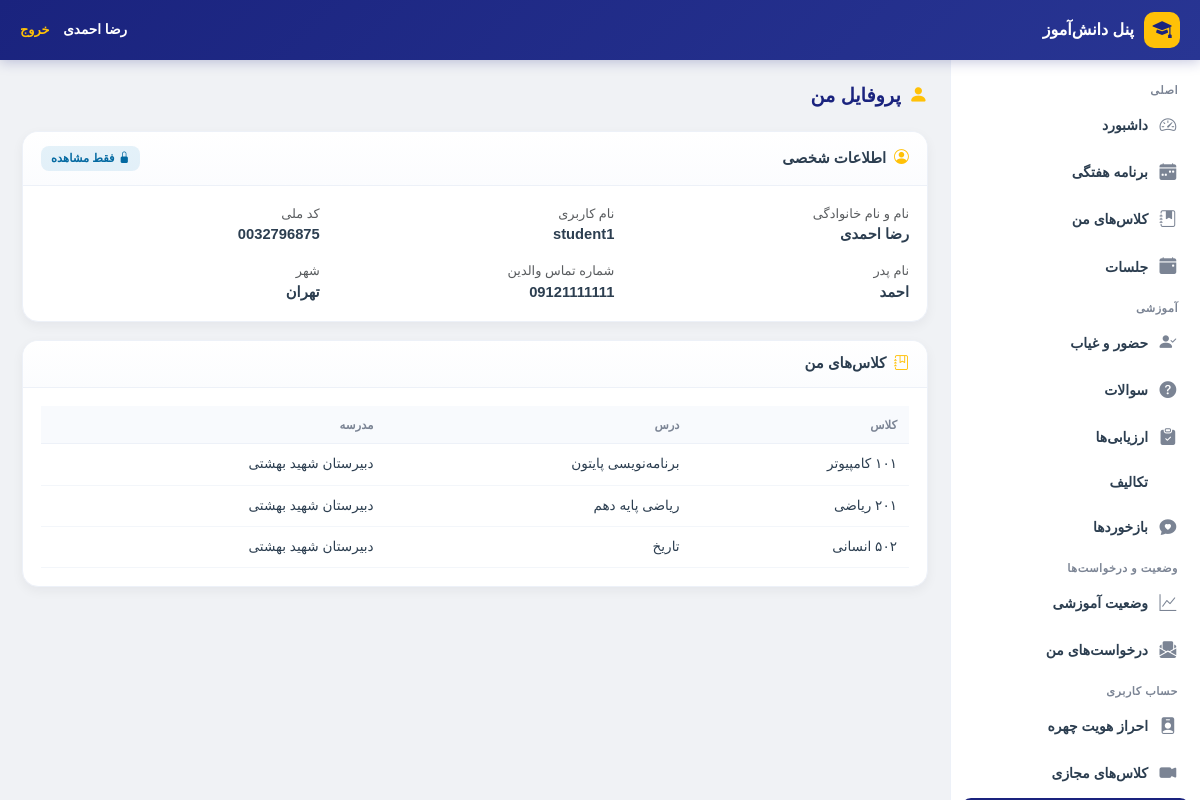
Screenshot of /student/profile/ (signed in) with the database file from the repository.
### accounts/models.py (models this page shows, shortened)
class User(AbstractUser):
    ROLE_CHOICES = (
        ('student', 'دانش آموز'),
        ('teacher', 'معلم'),
        ('assistant', 'معاون'),
        ('principal', 'مدیر مدرسه'),
        ('district_admin', 'مسئول منطقه'),
        ('county_admin', 'مسئول شهرستان'),
        ('province_admin', 'مسئول استان'),
        ('country_admin', 'مسئول کشور'),
    )
    role = models.CharField(max_length=20, choices=ROLE_CHOICES, default='student')
    national_id = models.CharField(
        max_length=10, unique=True, null=True, blank=True,
        verbose_name="کد ملی"
    )
    province = models.ForeignKey(
        'national.Province',
        on_delete=models.SET_NULL,
        null=True, blank=True,
        related_name='admin_users',
        verbose_name="استان اختصاصی (برای مسئول استانی)"
    )
    district = models.ForeignKey(
        'national.District',
        on_delete=models.SET_NULL,
        null=True, blank=True,
        related_name='admin_users',
        verbose_name="منطقه اختصاصی (برای مسئول منطقه)"
    )
    class Meta:
        verbose_name = "کاربر"
        verbose_name_plural = "کاربران"

class StudentProfile(models.Model):
    user = models.OneToOneField(
        User,
        on_delete=models.CASCADE,
        related_name='profile',
        verbose_name="دانش‌آموز"
    )
    father_name = models.CharField(max_length=100, blank=True, verbose_name="نام پدر")
    mother_name = models.CharField(max_length=100, blank=True, verbose_name="نام مادر")
    parent_phone = models.CharField(
        max_length=15,
        blank=True,
        verbose_name="شماره تماس والدین"
    )
    parent_phone_2 = models.CharField(
        max_length=15,
        blank=True,
        verbose_name="شماره تماس اضطراری"
    )
    phone = models.CharField(max_length=15, blank=True, verbose_name="شماره موبایل دانش‌آموز")
    address = models.TextField(blank=True, verbose_name="آدرس منزل")
    city = models.CharField(max_length=50, blank=True, verbose_name="شهر")
    postal_code = models.CharField(max_length=10, blank=True, verbose_name="کد پستی")
    blood_type = models.CharField(
        max_length=5,
        blank=True,
        verbose_name="گروه خونی"
    )
    medical_conditions = models.TextField(
        blank=True,
        verbose_name="بیماری‌های خاص/حساسیت‌ها"
    )
    enrollment_date = models.DateField(
        null=True,
        blank=True,
        verbose_name="تاریخ ثبت‌نام"
    )
    previous_school = models.CharField(
        max_length=200,
        blank=True,
        verbose_name="مدرسه قبلی"
    )
    created_at = models.DateTimeField(auto_now_add=True)
    updated_at = models.DateTimeField(auto_now=True)
    class Meta:
        verbose_name = "پروفایل دانش‌آموز"
        verbose_name_plural = "پروفایل‌های دانش‌آموزان"

### dashboard/models.py (models this page shows, shortened)
class Classroom(models.Model):
    GRADE_CHOICES = (
        ('10', 'دهم'),
        ('11', 'یازدهم'),
        ('12', 'دوازدهم'),
    )
    FIELD_CHOICES = (
        ('computer', 'کامپیوتر'),
        ('electrical', 'برق'),
        ('mechanical', 'مکانیک'),
        ('accounting', 'حسابداری'),
        ('math', 'ریاضی'),
        ('experimental', 'تجربی'),
        ('humanities', 'انسانی'),
    )
    name = models.CharField(max_length=100, verbose_name="نام کلاس")
    subject = models.CharField(max_length=100, verbose_name="درس")
    grade = models.CharField(
        max_length=2,
        choices=GRADE_CHOICES,
        default='10',
        verbose_name="پایه تحصیلی"
    )
    field = models.CharField(
        max_length=20,
        choices=FIELD_CHOICES,
        default='math',
        verbose_name="رشته تحصیلی"
    )
    teacher_name = models.CharField(
        max_length=100,
        verbose_name="نام معلم"
    )
    teacher = models.ForeignKey(
        User,
        on_delete=models.SET_NULL,
        null=True,
        blank=True,
        related_name='taught_classes',
        verbose_name="کاربر معلم (اختیاری)"
    )
    students = models.ManyToManyField(
        User,
        related_name='enrolled_classes',
        blank=True,
        verbose_name="دانش‌آموزان"
    )
    school = models.ForeignKey(
        'national.School',
        on_delete=models.SET_NULL,
        null=True,
        blank=True,
        related_name='classrooms',
        verbose_name="مدرسه"
    )
    created_at = models.DateTimeField(auto_now_add=True)
    class Meta:
        verbose_name = "کلاس"
        verbose_name_plural = "کلاس‌ها"

### national/models.py (models this page shows, shortened)
class School(models.Model):
    SCHOOL_TYPE_CHOICES = (
        ('public', 'دولتی'),
        ('private', 'غیرانتفاعی'),
        ('technical', 'فنی و حرفه‌ای'),
        ('special', 'استثنایی'),
    )
    name = models.CharField(max_length=200, verbose_name="نام مدرسه")
    district = models.ForeignKey(
        District, on_delete=models.CASCADE,
        related_name='schools', verbose_name="منطقه آموزشی"
    )
    school_type = models.CharField(
        max_length=20, choices=SCHOOL_TYPE_CHOICES,
        default='public', verbose_name="نوع مدرسه"
    )
    address = models.TextField(blank=True, verbose_name="آدرس")
    phone = models.CharField(max_length=20, blank=True, verbose_name="تلفن")
    principal = models.ForeignKey(
        settings.AUTH_USER_MODEL, on_delete=models.SET_NULL,
        null=True, blank=True, related_name='managed_schools',
        limit_choices_to={'role': 'principal'}, verbose_name="مدیر مدرسه"
    )
    is_active = models.BooleanField(default=True, verbose_name="فعال")
    created_at = models.DateTimeField(auto_now_add=True)
    class Meta:
        verbose_name = "مدرسه"
        verbose_name_plural = "مدارس"
        ordering = ['district__province', 'district', 'name']

### student/views.py (the view)
# urls.py: path('profile/', views.student_profile, name='profile'),
@student_required
def student_profile(request):
    scope = request.student_scope
    student = scope.student
    profile = None
    try:
        profile = student.profile
    except Exception:
        pass
    classes = scope.filter_classes().select_related('school')
    context = {
        'title': 'پروفایل من',
        'student': student,
        'profile': profile,
        'classes': classes,
    }
    return render(request, 'student/profile.html', context)

### student/templates/student/profile.html (shortened to what this page needs)
{% extends 'student/base_student.html' %}
{% block content %}
<div class="s-page-title"><i class="bi bi-person-fill"></i> پروفایل من</div>
<div class="s-card">
    <div class="s-card-header">
        <h6 class="s-card-title"><i class="bi bi-person-circle"></i> اطلاعات شخصی</h6>
        <span class="s-badge info"><i class="bi bi-lock-fill"></i> فقط مشاهده</span>
    </div>
    <div class="s-card-body">
        <div class="row g-3">
            <div class="col-md-4">
                <small class="text-muted d-block">نام و نام خانوادگی</small>
                <strong>{{ student.get_full_name|default:student.username }}</strong>
            </div>
            <div class="col-md-4">
                <small class="text-muted d-block">نام کاربری</small>
                <strong>{{ student.username }}</strong>
            </div>
            <div class="col-md-4">
                <small class="text-muted d-block">کد ملی</small>
                <strong>{{ student.national_id|default:"-" }}</strong>
            </div>
            {% if profile %}
            <div class="col-md-4">
                <small class="text-muted d-block">نام پدر</small>
                <strong>{{ profile.father_name|default:"-" }}</strong>
            </div>
            <div class="col-md-4">
                <small class="text-muted d-block">شماره تماس والدین</small>
                <strong>{{ profile.parent_phone|default:"-" }}</strong>
            </div>
            <div class="col-md-4">
                <small class="text-muted d-block">شهر</small>
                <strong>{{ profile.city|default:"-" }}</strong>
            </div>
            {% endif %}
        </div>
    </div>
</div>
<div class="s-card">
    <div class="s-card-header">
        <h6 class="s-card-title"><i class="bi bi-journal-bookmark"></i> کلاس‌های من</h6>
    </div>
    <div class="s-card-body">
        {% if classes %}
            <div class="table-responsive">
                <table class="s-table">
                    <thead><tr><th>کلاس</th><th>درس</th><th>مدرسه</th></tr></thead>
                    <tbody>
                        {% for c in classes %}
                        <tr>
                            <td>{{ c.name }}</td>
                            <td>{{ c.subject }}</td>
                            <td>{{ c.school.name|default:"-" }}</td>
                        </tr>
                        {% endfor %}
                    </tbody>
                </table>
            </div>
        {% else %}
            {% include "student/components/empty_state.html" with icon="bi-journal-x" title="کلاسی ندارید" %}
        {% endif %}
    </div>
</div>
{% endblock %}

### student/templates/student/base_student.html (shortened to what this page needs)
<!DOCTYPE html>
<html lang="fa" dir="rtl">
<head>
    <link href="https://cdn.jsdelivr.net/npm/bootstrap@5.3.3/dist/css/bootstrap.rtl.min.css" rel="stylesheet">
    <link rel="stylesheet" href="https://cdn.jsdelivr.net/npm/bootstrap-icons@1.11.3/font/bootstrap-icons.min.css">
    <link href="https://cdn.jsdelivr.net/gh/rastikerdar/vazirmatn@v33.003/Vazirmatn-font-face.css" rel="stylesheet">
</head>
<body>
    <header class="s-header">
        <a href="{% url 'student:dashboard' %}" class="s-header-brand">
            <div class="s-header-icon"><i class="bi bi-mortarboard-fill"></i></div>
            <span class="s-header-title">پنل دانش‌آموز</span>
        </a>
        <div class="s-header-user">
            {{ user.get_full_name|default:user.username }}
            <a href="#" onclick="document.getElementById('student-logout-form').submit(); return false;" style="color:var(--s-secondary);margin-right:10px;font-size:.8rem; text-decoration: none;">خروج</a>
        </div>
    </header>
    <aside class="s-sidebar">
        <div class="s-sidebar-label">اصلی</div>
        <a href="{% url 'student:dashboard' %}" class="s-sidebar-item {% if request.resolver_match.url_name == 'dashboard' %}active{% endif %}">
            <i class="bi bi-speedometer2"></i> داشبورد
        </a>
        <a href="{% url 'student:schedule' %}" class="s-sidebar-item {% if request.resolver_match.url_name == 'schedule' %}active{% endif %}">
            <i class="bi bi-calendar-week-fill"></i> برنامه هفتگی
        </a>
        <a href="{% url 'student:classes' %}" class="s-sidebar-item {% if 'class' in request.resolver_match.url_name %}active{% endif %}">
            <i class="bi bi-journal-bookmark-fill"></i> کلاس‌های من
        </a>
        <a href="{% url 'student:sessions' %}" class="s-sidebar-item {% if 'session' in request.resolver_match.url_name %}active{% endif %}">
            <i class="bi bi-calendar-event-fill"></i> جلسات
        </a>
        <div class="s-sidebar-label">آموزشی</div>
        <a href="{% url 'student:attendance' %}" class="s-sidebar-item {% if 'attendance' in request.resolver_match.url_name %}active{% endif %}">
            <i class="bi bi-person-check-fill"></i> حضور و غیاب
        </a>
        <a href="{% url 'student:questions' %}" class="s-sidebar-item {% if 'question' in request.resolver_match.url_name %}active{% endif %}">
            <i class="bi bi-question-circle-fill"></i> سوالات
        </a>
        <a href="{% url 'student:assessments' %}" class="s-sidebar-item {% if 'assessment' in request.resolver_match.url_name %}active{% endif %}">
            <i class="bi bi-clipboard-check-fill"></i> ارزیابی‌ها
        </a>
        <a href="{% url 'student:homeworks' %}" class="s-sidebar-item {% if 'homework' in request.resolver_match.url_name %}active{% endif %}">
             تکالیف
        </a>
        <a href="{% url 'student:feedback' %}" class="s-sidebar-item {% if 'feedback' in request.resolver_match.url_name %}active{% endif %}">
            <i class="bi bi-chat-heart-fill"></i> بازخوردها
        </a>
        <div class="s-sidebar-label">وضعیت و درخواست‌ها</div>
        <a href="{% url 'student:status' %}" class="s-sidebar-item {% if 'status' in request.resolver_match.url_name %}active{% endif %}">
            <i class="bi bi-graph-up"></i> وضعیت آموزشی
        </a>
        <a href="{% url 'student:requests' %}" class="s-sidebar-item {% if 'request' in request.resolver_match.url_name %}active{% endif %}">
            <i class="bi bi-envelope-paper-fill"></i> درخواست‌های من
        </a>
        <div class="s-sidebar-label">حساب کاربری</div>
        <a href="{% url 'student:face' %}" class="s-sidebar-item {% if 'face' in request.resolver_match.url_name %}active{% endif %}">
            <i class="bi bi-person-badge-fill"></i> احراز هویت چهره
        </a>
        <a href="{% url 'student:virtual_classes' %}" class="s-sidebar-item {% if 'virtual' in request.resolver_match.url_name %}active{% endif %}">
            <i class="bi bi-camera-video-fill"></i> کلاس‌های مجازی
        </a>
    </aside>
    <main class="s-main">
        {% block content %}{% endblock %}
    </main>
</body>
</html>

### rows the page displays
User: get_full_name "رضا احمدی", username "student1", national_id "0032796875"
StudentProfile: father_name "احمد", parent_phone "09121111111", city "تهران"
Classroom: name "۱۰۱ کامپیوتر", subject "برنامه‌نویسی پایتون", school.name "دبیرستان شهید بهشتی"
Classroom: name "۲۰۱ ریاضی", subject "ریاضی پایه دهم", school.name "دبیرستان شهید بهشتی"
Classroom: name "۵۰۲ انسانی", subject "تاریخ", school.name "دبیرستان شهید بهشتی"
